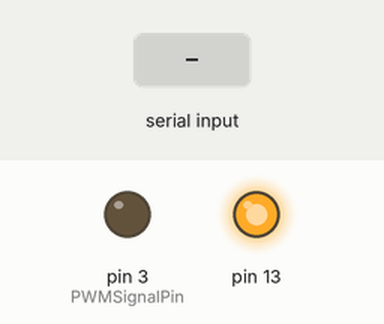
This sketch was run on a simulated Arduino Uno, built with avr-gcc and run on an emulated ATmega328P. On the bench: output pins drawn as LEDs (lit = HIGH). The test bench sets the inputs (shaded band).

Above: at 1.2 s.
1.3 s: "90,45\n" received over Serial
At 2.4 s:
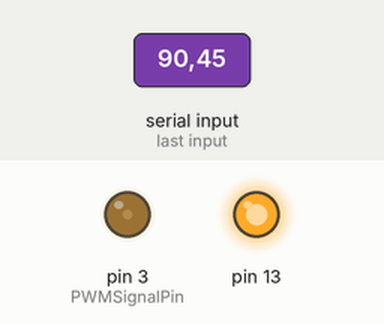
2.8 s: "30,150\n" received over Serial
At 3.5 s:
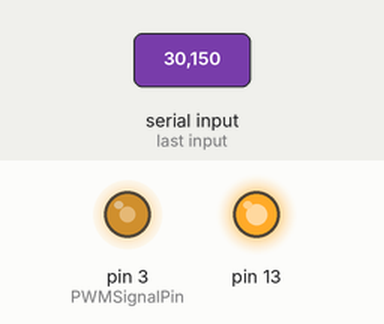
4.3 s: "90\n" received over Serial
At 4.6 s:
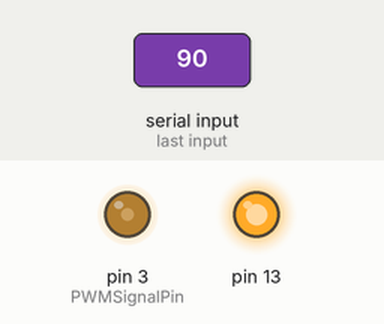
5.8 s: "200\n" received over Serial
At 7.0 s:
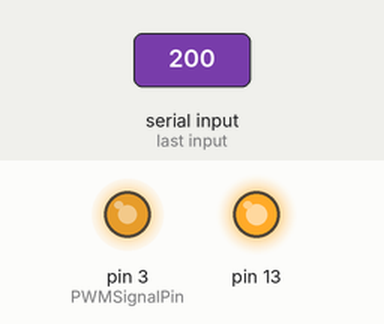
Timing chart, 0 to 8.3 s (numbered marks = the images above; inputs shaded):
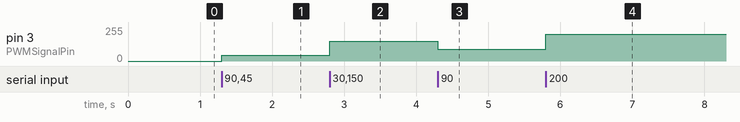

The sketch:

WindSimulatorWithPWMH.ino
```cpp
// (licence header left out)
#include <PWM.h>

int PWMSignalPin = 3;
int32_t frequency = 25000; // desired frequency in Hertz.most PWN PC fans run at 25Khz
int currVal = 1;
void setup() {
  Serial.begin(115200); // initialize serialport
  //initialize all timers except for 0, to save time keeping functions
  InitTimersSafe();
  bool success = SetPinFrequencySafe(PWMSignalPin, frequency);
  //if the pin frequency was set successfully, turn pin 13 on (The UNO LED)
  if(success) {
    pinMode(13, OUTPUT);
    digitalWrite(13, HIGH);
    pwmWrite(PWMSignalPin, 0);
  }
}

void loop()
{
  while (Serial.available() > 0) { // if there's any serial available, read it:
    int PWMVal = Serial.parseInt(); // look for the next valid integer in the serial stream
    if (Serial.read() == '\n') { // look for the newline. That's the end of the character stream
      PWMVal = constrain(PWMVal, 0, 255); // ensure the values stay between t0 - 255
      pwmWrite(PWMSignalPin, PWMVal);
    }
  }
}
```

Measured:
- after the input at 1.3 s, pin 3 (PWMSignalPin): 0/255 → 45/255 at once
- after the input at 2.8 s, pin 3 (PWMSignalPin): 45/255 → 150/255 at once
- after the input at 4.3 s, pin 3 (PWMSignalPin): 150/255 → 90/255 at once
- after the input at 5.8 s, pin 3 (PWMSignalPin): 90/255 → 200/255 at once
